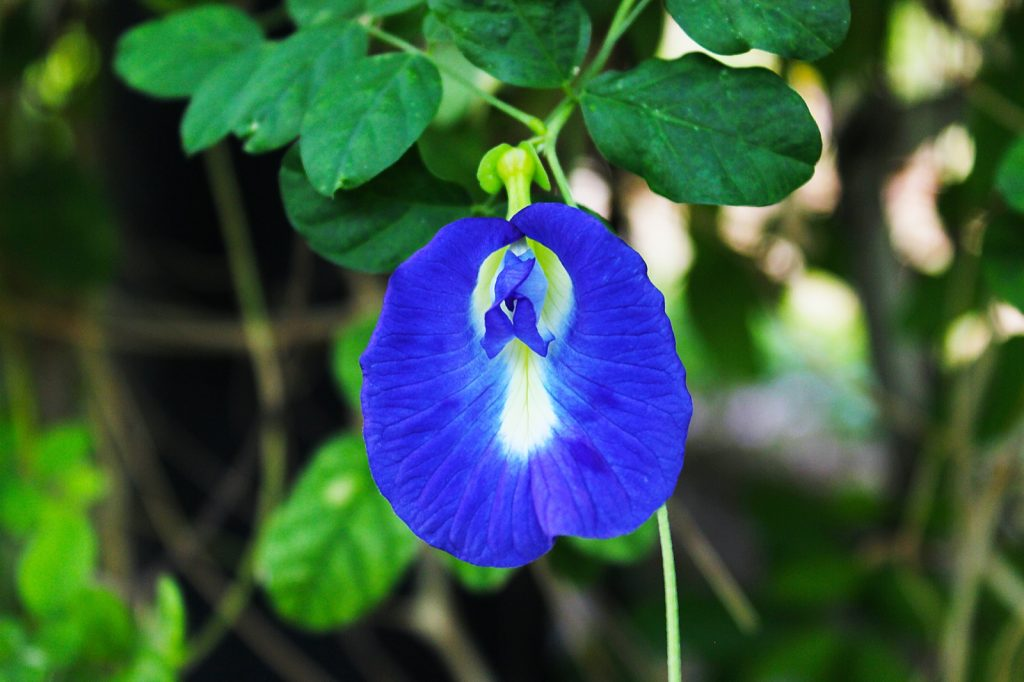
#> input picture blu.jpeg, 1024 x 682 px
$ jupyter execute box_n_color.ipynb
#> lines starting #> are read from the running program, lines starting #| are printed output that depends on the picture; after the words box and inside, x2 and y2 are one past the last pixel; in counts of white or black regions, pixels touching at a corner belong together
[cell 1]
# set path
import os
os.chdir('C:/Users/Ming Guo 69/Desktop/180DA-WarmUp')

[cell 2]
# imports
import cv2
import numpy as np
import matplotlib.pyplot as plt
from sklearn.cluster import KMeans

[cell 3]
#contour functions for drawing contour on complex shapes
#note: i added a line where it also return a cropped image of within the box

# This function allows us to create a descending sorted list of contour areas.
def contour_area(contours):

    # create an empty list
    cnt_area = []

    # loop through all the contours
    for i in range(0,len(contours),1):
        # for each contour, use OpenCV to calculate the area of the contour
        cnt_area.append(cv2.contourArea(contours[i]))

    # Sort our list of contour areas in descending order
    list.sort(cnt_area, reverse=True)
    return cnt_area

def draw_bounding_box(contours, image, number_of_boxes=1):
    # Call our function to get the list of contour areas
    cnt_area = contour_area(contours)

    # Loop through each contour of our image
    for i in range(0,len(contours),1):
        cnt = contours[i]

        # Only draw the the largest number of boxes
        if (cv2.contourArea(cnt) >= cnt_area[number_of_boxes]):

            # Use OpenCV boundingRect function to get the details of the contour
            x,y,w,h = cv2.boundingRect(cnt)

            # crop by typing y first then x
            # also do this before next step so the rect line is not in cropped image
            cropped = image[y:y+h, x:x+w]
            # Draw the bounding box
            image=cv2.rectangle(image,(x,y),(x+w,y+h),(0,0,255),2)


    return image, cropped

[cell 4]
# import image
blu = cv2.imread('blu.jpeg', 1)
#> blu is the input picture: shape (682, 1024, 3); mean B, G, R 69, 86.2, 56.4
# change color domian
hsv = cv2.cvtColor(blu, cv2.COLOR_BGR2HSV)
#> hsv: shape (682, 1024, 3); mean H, S, V 62.9, 143, 107.8

# find blue part of image
lower_blue = np.array([110,50,50])
upper_blue = np.array([130,255,255])
# Threshold the HSV image to get only blue colors
mask = cv2.inRange(hsv, lower_blue, upper_blue)
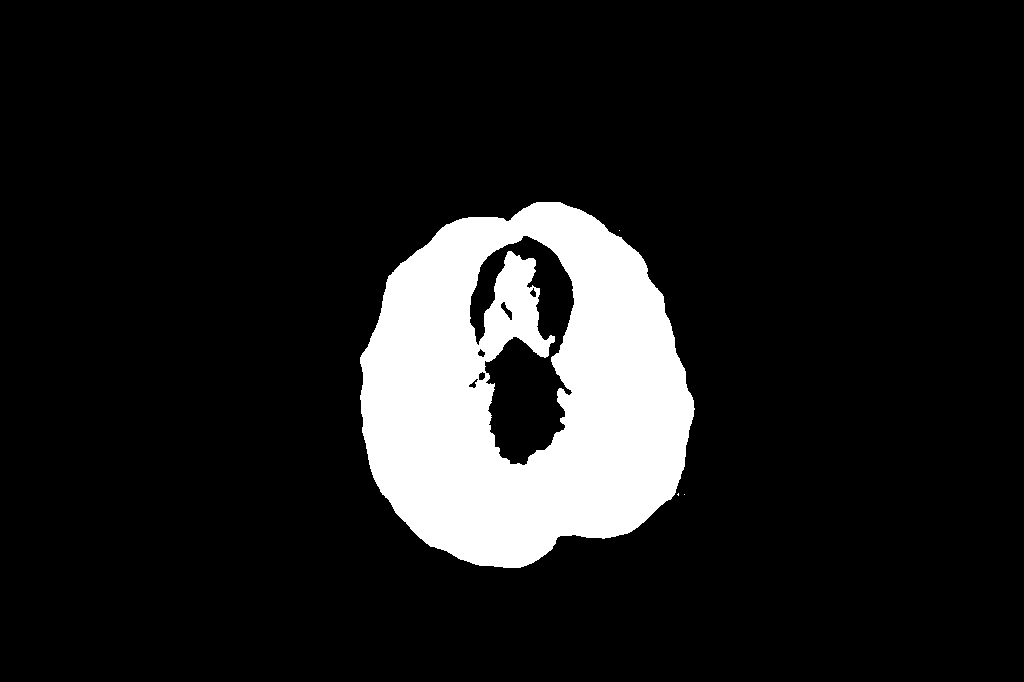
#> mask: shape (682, 1024); 11.7% white; 4 white regions (3 under 20 px), largest, box (x1, y1, x2, y2) and area: (360, 202, 695, 568) 81758
# Bitwise-AND mask and original image
res = cv2.bitwise_and(blu,blu, mask= mask)
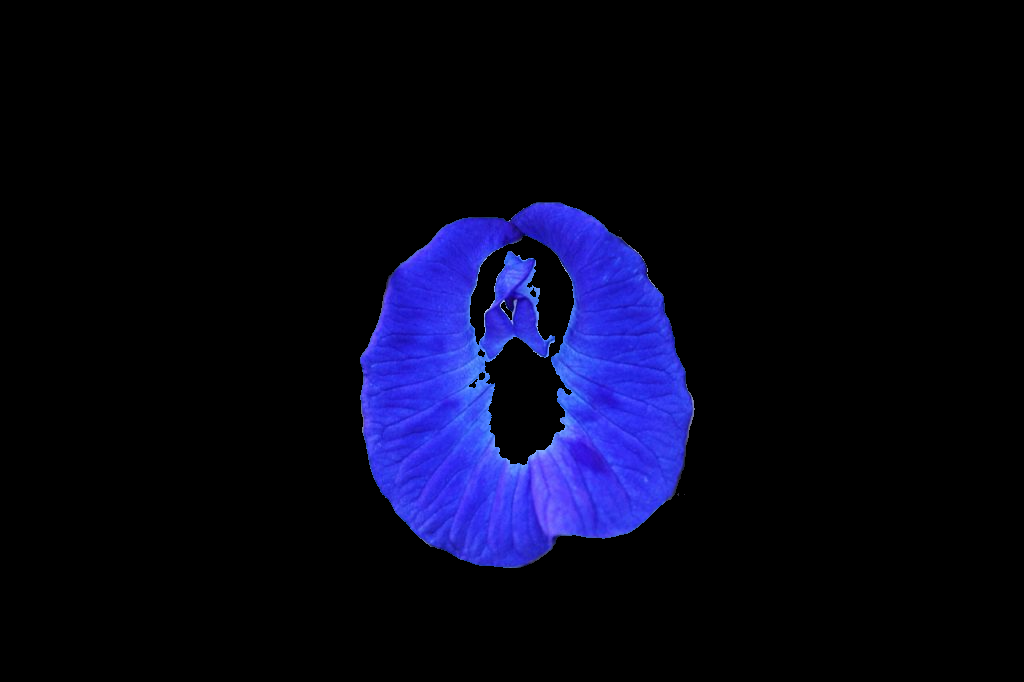
#> res: shape (682, 1024, 3); mean B, G, R 27, 6.6, 6.3
'''
cv2.imshow('frame',blu)
cv2.imshow('mask',mask)
cv2.imshow('res',res)
cv2.waitKey(0)
cv2.destroyAllWindows()
'''
'''
cv2.imshow('mask', mask)
cv2.waitKey(0)
cv2.destroyAllWindows()
'''

[cell 5]
# use mask for box
# invert mask so the box is right
mask_inv = cv2.bitwise_not(mask)
#> mask_inv: shape (682, 1024); 88.3% white; 4 black regions (3 under 20 px)

# find contours
#ret,thresh = cv2.threshold(mask_inv,127,255,0)
contours, _ = cv2.findContours(mask,cv2.RETR_TREE,cv2.CHAIN_APPROX_SIMPLE)
#> contours = 10 contours, 3 with area under 20; largest, box (x1, y1, x2, y2) and area: (360, 202, 695, 568) 93553, (469, 235, 575, 466) 12528, (500, 301, 513, 321) 98, (478, 371, 486, 381) 50, (468, 378, 479, 389) 46, (477, 348, 486, 358) 45, (529, 287, 537, 298) 42

[cell 6]
blu_with_contour = cv2.drawContours(blu, contours, -1, [0,0,255], 2)
cv2.imshow('contour', blu_with_contour)
cv2.waitKey(0)
cv2.destroyAllWindows()

[cell 7]
len(contours)
#> Out = 10

[cell 8]
contour_size = np.ones(len(contours))
#> contour_size = [1, 1, 1, 1, 1, 1, 1, 1, 1, 1]
for i in range(len(contours)):
    contour_size[i] = cv2.contourArea(contours[i])
#> this loop made 10 passes
#> after the loop, contour_size = [0, 1, 0, 93553, 46.5, 49.5, 45, 98.5, 42, 12527.5]

[cell 9]
max(contour_size)
#> Out = 93553

[cell 10]
for i in contours:
    if cv2.contourArea(i) == max(contour_size):
        x,y,w,h = cv2.boundingRect(i)
        blu_with_box = cv2.rectangle(blu,(x,y),(x+w,y+h),(255,255,0),5)
#> this loop made 10 passes
#> (x, y, w, h) on pass 4: (360, 202, 335, 366)
#> i on passes 1 to 3: [[684, 494]], [[678, 493], [677, 494], [678, 495]], [[619, 230]]
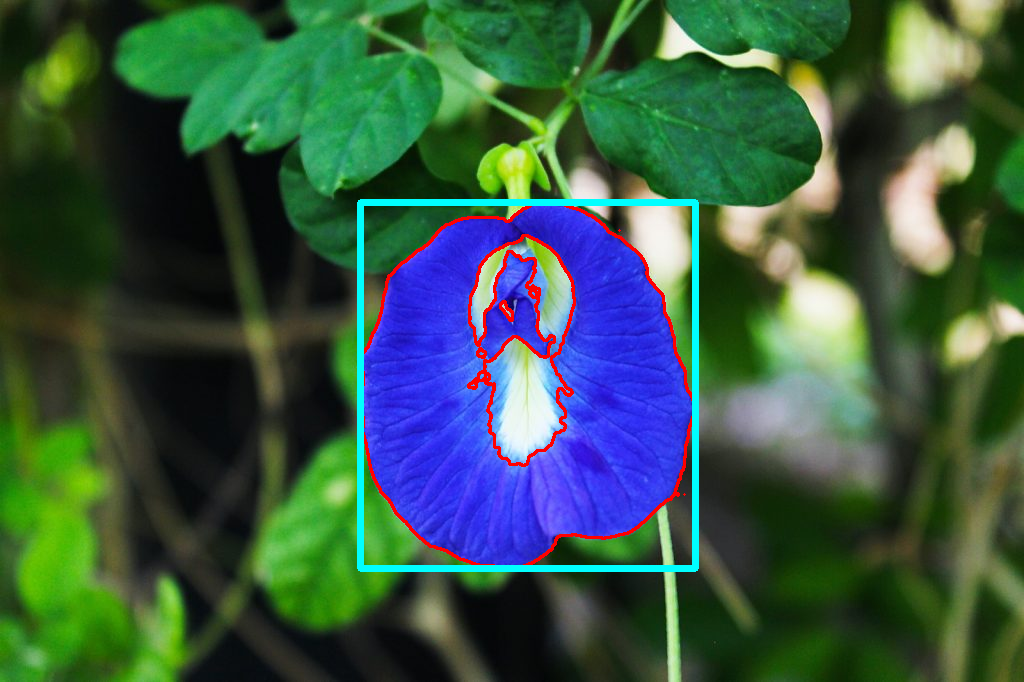
#> blu: shape (682, 1024, 3); mean B, G, R 69.9, 87.3, 57.3

cv2.imshow('box', blu_with_box)
cv2.waitKey(0)
cv2.destroyAllWindows()

[cell 11]
#draw contour around the orig image with colors
blu_cont,blu_cropp = draw_bounding_box(contours, blu)
#> the loop in contour_area, `for i in range(0,len(contours),1):` made 10 passes
#> after the loop in contour_area, `for i in range(0,len(contours),1):`: cnt_area has the same summary as contour_size outside contour_area
#> in draw_bounding_box, `cnt_area = contour_area(contours)`: cnt_area = [93553, 12527.5, 98.5, 49.5, 46.5, 45, 42, 1, 0, 0]
#> the loop in draw_bounding_box, `for i in range(0,len(contours),1):` made 10 passes
#> (x, y, w, h) on passes 4, 10: (360, 202, 335, 366), (469, 235, 106, 231)
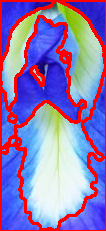
#> blu_cropp: shape (231, 106, 3); mean B, G, R 178.8, 120.7, 145.3
cv2.imshow("Bounding Rectangle", blu)
cv2.waitKey(0)
cv2.destroyAllWindows()

[cell 12]
# crop image to within the box for color inspection
cv2.imshow("Bounding Rectangle", blu_cropp)
cv2.waitKey(0)
cv2.destroyAllWindows()

[cell 13]
# color detetction inside the box

[cell 14]
def find_histogram(clt):
    """
    create a histogram with k clusters
    :param: clt
    :return:hist
    """
    numLabels = np.arange(0, len(np.unique(clt.labels_)) + 1)
    (hist, _) = np.histogram(clt.labels_, bins=numLabels)

    hist = hist.astype("float")
    hist /= hist.sum()

    return hist

def plot_colors2(hist, centroids):
    bar = np.zeros((50, 300, 3), dtype="uint8")
    startX = 0

    for (percent, color) in zip(hist, centroids):
        # plot the relative percentage of each cluster
        endX = startX + (percent * 300)
        cv2.rectangle(bar, (int(startX), 0), (int(endX), 50),
                      color.astype("uint8").tolist(), -1)
        startX = endX
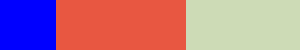
#> bar: shape (50, 300, 3); mean of channels 0, 1, 2 144.9, 120.9, 178.4; drawn as B, G, R

    # return the bar chart
    return bar

[cell 15]
img = blu_cropp
img = cv2.cvtColor(img, cv2.COLOR_BGR2RGB)
img = img.reshape((img.shape[0] * img.shape[1],3)) #represent as row*column,channel number
clt = KMeans(n_clusters=3) #cluster number
clt.fit(img)

hist = find_histogram(clt)
bar = plot_colors2(hist, clt.cluster_centers_)

plt.axis("off")
plt.imshow(bar)
plt.show()

[cell 16]
def box(img, lower_col=np.array([110,50,50]), upper_col=np.array([130,255,255])):
    # Convert BGR to HSV
    hsv = cv2.cvtColor(img, cv2.COLOR_BGR2HSV)
    # Threshold the HSV image to get only specified colors
    mask = cv2.inRange(hsv, lower_col, upper_col)
    # Bitwise-AND mask and original image
    # res = cv.bitwise_and(frame,frame, mask= mask)

    # use mask for box
    # invert mask so the box is right
    mask_inv = cv2.bitwise_not(mask)

    # find contours
    ret,thresh = cv2.threshold(mask_inv,127,255,0)
    contours, _ = cv2.findContours(thresh,cv2.RETR_TREE,cv2.CHAIN_APPROX_SIMPLE)
#> contours = 11 contours, 3 with area under 20; largest, box (x1, y1, x2, y2) and area: (0, 0, 1024, 682) 696663, (359, 201, 696, 569) 94583, (470, 236, 574, 465) 11654, (501, 302, 512, 320) 60, (479, 372, 485, 380) 28, (478, 349, 485, 357) 25, (530, 288, 536, 297) 22, (469, 379, 478, 388) 22

    #produce boxed frame and cropped boxed frame
    boxed,cropped = draw_bounding_box(contours, img)
#> call 2 of draw_bounding_box, with number_of_boxes = 1
#> the loop in contour_area (call 2), `for i in range(0,len(contours),1):` made 11 passes
#> in draw_bounding_box (call 2), `cnt_area = contour_area(contours)`: cnt_area = [696663, 94583, 11654.5, 59.5, 28.5, 25, 22, 21.5, 7, 2, 2]
#> the loop in draw_bounding_box (call 2), `for i in range(0,len(contours),1):` made 11 passes
#> (cnt, x, y, w, h) on pass 1: ([[0, 0], [0, 681], [1023, 681], [1023, 0]], 0, 0, 1024, 682)
#> (x, y, w, h) on pass 5: (359, 201, 337, 368)
#> after the loop in draw_bounding_box (call 2), `for i in range(0,len(contours),1):`:
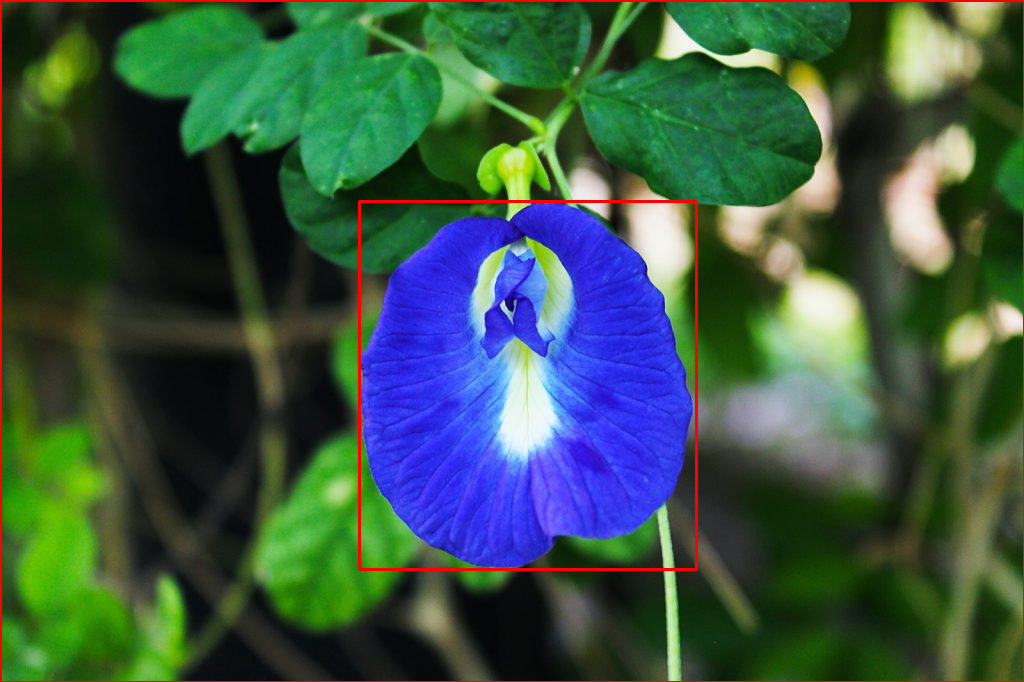
#> image: shape (682, 1024, 3); mean B, G, R 68.5, 85, 59.1
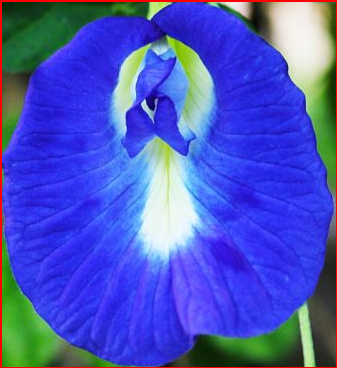
#> cropped: shape (368, 337, 3); mean B, G, R 189.5, 85.4, 74.5

    return boxed, cropped
